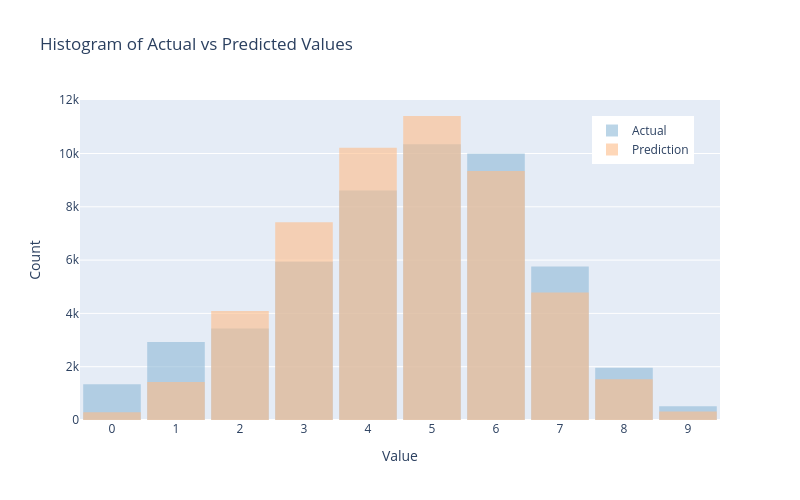

The notebook cell saved with this chart:
### Code cell
plot_hist_plotly(results_test['actual'], results_test['prediction'])

### Figure 1 — Plotly figure (JSON) as saved in the notebook; plotly's stock layout.template omitted (floating-point values rounded to 4 significant figures; data arrays with more than 128 entries replaced by an {"elided": "..."} marker saying what was removed)
{"data": [{"marker": {"color": "#8fbad8"}, "name": "Actual", "opacity": 0.6, "type": "histogram", "x": {"elided": "50839 int values"}, "xbins": {"end": 9.5, "size": 1, "start": -0.5}}, {"marker": {"color": "#febd89"}, "name": "Prediction", "opacity": 0.6, "type": "histogram", "x": {"elided": "50839 int values"}, "xbins": {"end": 9.5, "size": 1, "start": -0.5}}], "layout": {"bargap": 0.1, "barmode": "overlay", "height": 500, "legend": {"x": 0.8, "y": 0.95}, "title": {"text": "Histogram of Actual vs Predicted Values<br>"}, "width": 800, "xaxis": {"dtick": 1, "tick0": 0, "tickmode": "linear", "title": {"text": "Value"}}, "yaxis": {"title": {"text": "Count"}}}}
